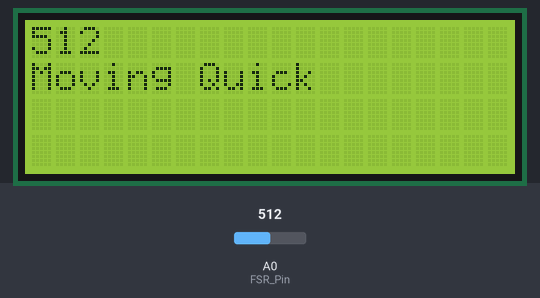
Bench run of a sketch on a simulated Arduino Uno, built with avr-gcc and run on an emulated ATmega328P. On the bench: 20×4 character LCD. The test bench sets the inputs (shaded band); at power-on: A0 (FSR_Pin) = 512. What the sketch prints to the serial monitor is not drawn.

Above: at 1.2 s.
1.3 s: A0 (FSR_Pin) set to 716
At 2.5 s:
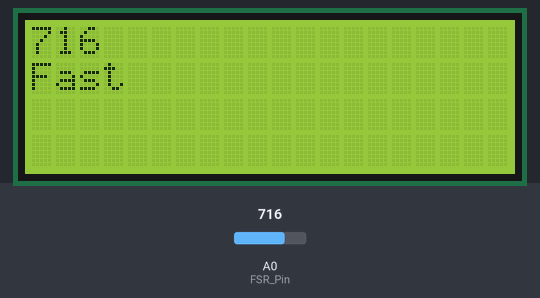
2.8 s: A0 (FSR_Pin) set to 900
At 3.4 s:
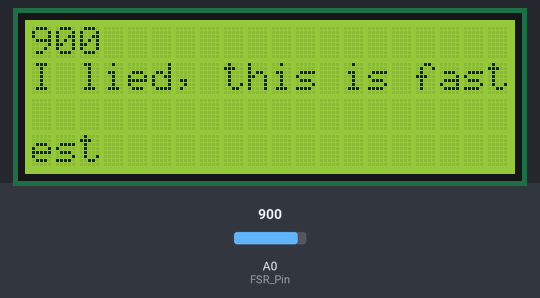
4.3 s: A0 (FSR_Pin) set to 306
At 5.6 s:
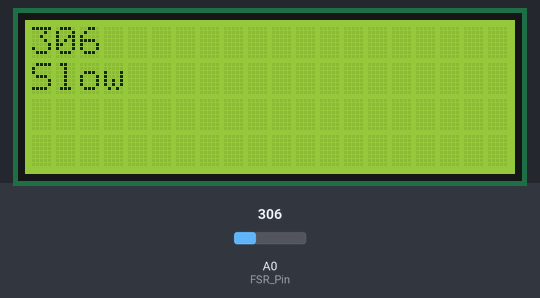
5.9 s: A0 (FSR_Pin) set to 122
At 6.7 s:
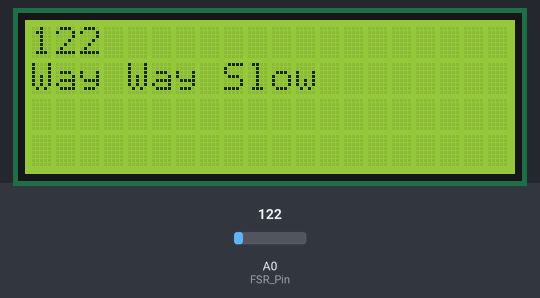
7.4 s: A0 (FSR_Pin) set to 0
At 8.9 s:
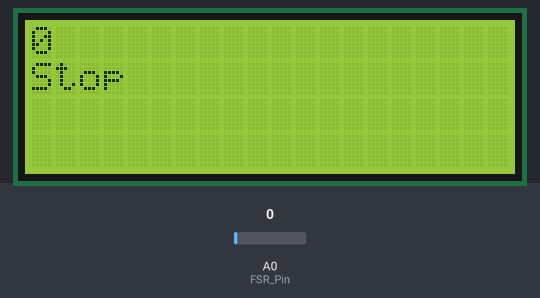
Timing chart, 0 to 9.9 s (numbered marks = the images above; inputs shaded):
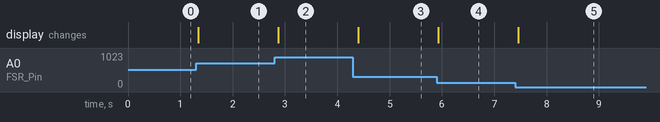

Measured:
- after the input at 1.3 s, the display: changes at once (image 1)
- after the input at 2.8 s, the display: changes after 0.07 s (image 2)
- after the input at 4.3 s, the display: changes after 0.10 s (image 3)
- after the input at 5.9 s, the display: changes at once (image 4)
- after the input at 7.4 s, the display: changes after 0.06 s (image 5)

The sketch:

force_sensor.ino
```cpp
#include <LiquidCrystal.h>

int FSR_Pin = A0; //analog pin 0
// rs, rw, enable, d4, d5, d6, d7
LiquidCrystal lcd(2, 3, 4, 9, 10, 11, 12);

int last[] = {0,0,0,0};

float step = 900/16;

void setup(){
  // set up the LCD"s number of columns and rows:
  lcd.begin(20, 4);
  lcd.print("Ready");
  Serial.begin(9600);
}

void loop(){
  int FSRReading = analogRead(FSR_Pin);
  lcd.clear();
/*
  for (int i = 3; i > 0; i--) {
    lcd.setCursor(0, i);
    lcd.print(last[i]);
    last[i] = last[i-1];
  }
  */
  lcd.setCursor(0, 0);
  last[0] = FSRReading;
  lcd.print(FSRReading);

  lcd.setCursor(0, 1);

  if (FSRReading < step * 1) {
      lcd.print("Stop");
  } else if (FSRReading < step * 2) {
      lcd.print("Slowest");
  } else if (FSRReading < step * 3) {
      lcd.print("Way Way Slow");
  } else if (FSRReading < step * 4) {
    lcd.print("Way Slow");
  } else if (FSRReading < step * 5) {
    lcd.print("Less Way Slow");
  } else if (FSRReading < step * 6) {
    lcd.print("Slow");
  } else if (FSRReading < step * 7) {
    lcd.print("Easy-Going");
  } else if (FSRReading < step * 8) {
    lcd.print("Cruising");
  } else if (FSRReading < step * 9) {
    lcd.print("Moving Right Along");
  } else if (FSRReading < step * 10) {
    lcd.print("Moving Quick");
  } else if (FSRReading < step * 11) {
    lcd.print("Moving Quicker");
  } else if (FSRReading < step * 12) {
    lcd.print("Moving Pretty Darn Quick");
  } else if (FSRReading < step * 13) {
    lcd.print("Fast");
  } else if (FSRReading < step * 14) {
    lcd.print("Faster");
  } else if (FSRReading < step * 15) {
    lcd.print("Fastest");
  } else if (FSRReading >= step * 15) {
    lcd.print("I lied, this is fastest");
  }


  Serial.println(FSRReading);
  delay(250); //just here to slow down the output for easier reading
}
```
